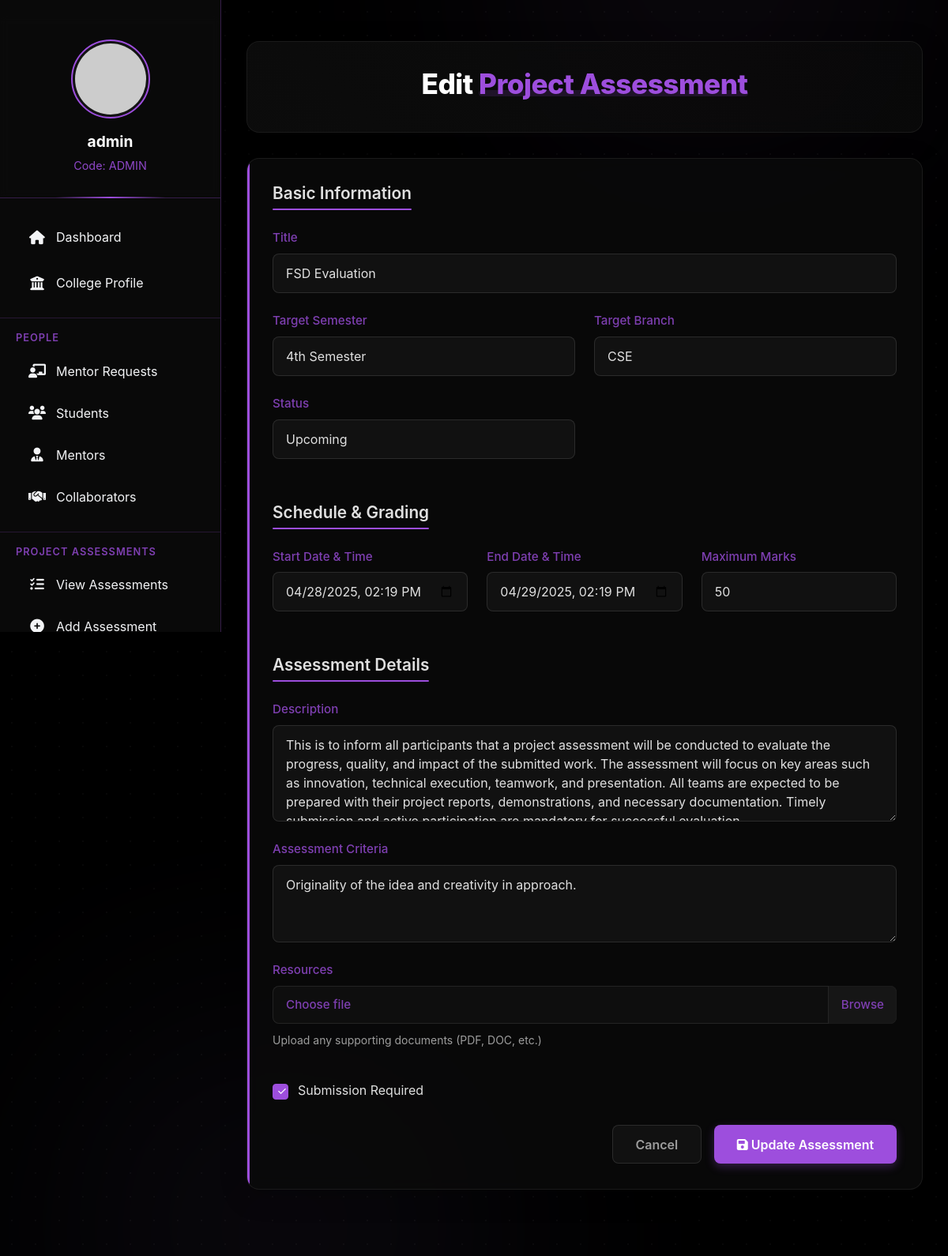
The app's page /college/project-assessments/edit/1/ (signed in), older data.
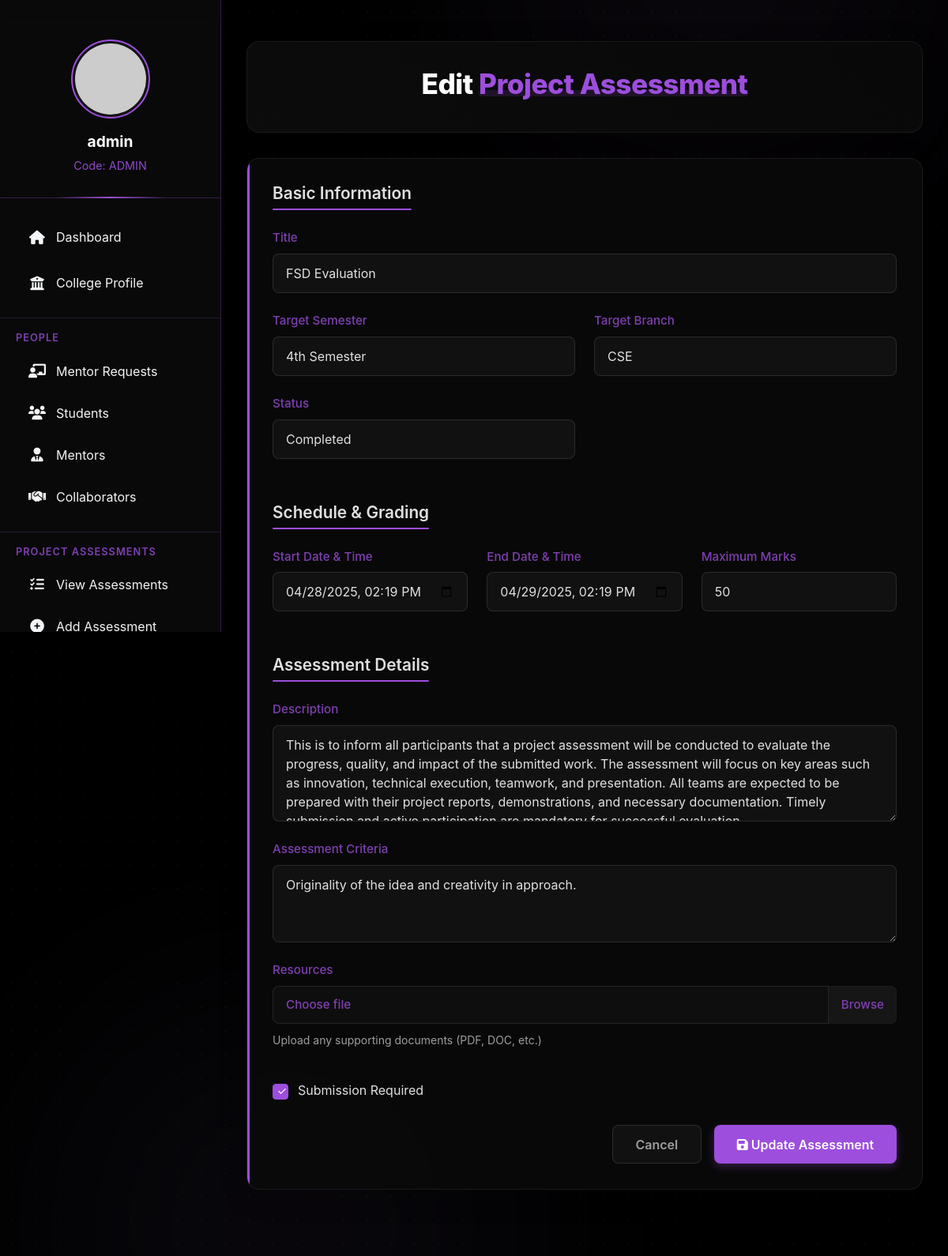
The same page, newer data.
### college/models.py (models this page shows, shortened)
class ProjectAssessment(models.Model):
    STATUS_CHOICES = [
        ('upcoming', 'Upcoming'),
        ('ongoing', 'Ongoing'),
        ('completed', 'Completed'),
        ('cancelled', 'Cancelled')
    ]
    SEMESTER_CHOICES = [
        (1, '1st Semester'),
        (2, '2nd Semester'),
        (3, '3rd Semester'),
        (4, '4th Semester'),
        (5, '5th Semester'),
        (6, '6th Semester'),
        (7, '7th Semester'),
        (8, '8th Semester'),
    ]
    college = models.ForeignKey(CollegeProfile, on_delete=models.CASCADE, related_name='project_assessments')
    title = models.CharField(max_length=200)
    description = models.TextField()
    target_semester = models.IntegerField(choices=SEMESTER_CHOICES)
    target_branch = models.CharField(max_length=50)
    start_date = models.DateTimeField()
    end_date = models.DateTimeField()
    status = models.CharField(max_length=20, choices=STATUS_CHOICES, default='upcoming')
    max_marks = models.IntegerField(null=True, blank=True)
    assessment_criteria = models.TextField(null=True, blank=True)
    resources = models.FileField(upload_to='project_assessment_resources/', null=True, blank=True)
    submission_required = models.BooleanField(default=True)
    created_at = models.DateTimeField(auto_now_add=True)
    updated_at = models.DateTimeField(auto_now=True)
    class Meta:
        ordering = ['-created_at']

### college/views.py (the view, shortened to what this page needs)
# urls.py: path('project-assessments/edit/<int:assessment_id>/', views.edit_project_assessment, name='edit_project_assessment'),
@login_required
def edit_project_assessment(request, assessment_id):
    college = request.user.collegeprofile
    assessment = get_object_or_404(ProjectAssessment, id=assessment_id, college=college)
    context = {
        'assessment': assessment,
        'status_choices': ProjectAssessment.STATUS_CHOICES,
        'semester_choices': ProjectAssessment.SEMESTER_CHOICES,
        'profile': college
    }
    return render(request, 'college/edit_project_assessment.html', context)

### college/templates/college/edit_project_assessment.html (shortened to what the changed rows need)
{% extends 'college/base.html' %}
{% load static %}
{% block content %}
<div class="content-wrapper">
    <div class="container-fluid">
        <div class="header-section">
            <h1>Edit <span>Project Assessment</span></h1>
        </div>
        <div class="form-container">
            <form method="POST" enctype="multipart/form-data">
                <div class="form-section">
                    <div class="row">
                        <div class="col-md-12">
                            <div class="form-group">
                                <label for="title">Title</label>
                                <input type="text" name="title" id="title" required value="{{ assessment.title }}" class="form-control">
                            </div>
                        </div>
                        <div class="col-md-6">
                            <div class="form-group">
                                <label for="target_semester">Target Semester</label>
                                <select name="target_semester" id="target_semester" required class="form-control">
                                    {% for sem_value, sem_label in semester_choices %}
                                    <option value="{{ sem_value }}" {% if assessment.target_semester == sem_value %}selected{% endif %}>
                                        {{ sem_label }}
                                    </option>
                                    {% endfor %}
                                </select>
                            </div>
                        </div>
                        <div class="col-md-6">
                            <div class="form-group">
                                <label for="target_branch">Target Branch</label>
                                <input type="text" name="target_branch" id="target_branch" required value="{{ assessment.target_branch }}"
                                    class="form-control" placeholder="e.g., CSE, ECE, ME">
                            </div>
                        </div>
                        <div class="col-md-6">
                            <div class="form-group">
                                <label for="status">Status</label>
                                <select name="status" id="status" required class="form-control">
                                    {% for status_value, status_label in status_choices %}
                                    <option value="{{ status_value }}" {% if assessment.status == status_value %}selected{% endif %}>
                                        {{ status_label }}
                                    </option>
                                    {% endfor %}
                                </select>
                            </div>
                        </div>
                    </div>
                </div>
                <div class="form-section">
                    <div class="row">
                        <div class="col-md-4">
                            <div class="form-group">
                                <label for="start_date">Start Date & Time</label>
                                <input type="datetime-local" name="start_date" id="start_date" required
                                    value="{{ assessment.start_date|date:'Y-m-d\TH:i' }}" class="form-control">
                            </div>
                        </div>
                        <div class="col-md-4">
                            <div class="form-group">
                                <label for="end_date">End Date & Time</label>
                                <input type="datetime-local" name="end_date" id="end_date" required
                                    value="{{ assessment.end_date|date:'Y-m-d\TH:i' }}" class="form-control">
                            </div>
                        </div>
                        <div class="col-md-4">
                            <div class="form-group">
                                <label for="max_marks">Maximum Marks</label>
                                <input type="number" name="max_marks" id="max_marks" value="{{ assessment.max_marks }}" class="form-control">
                            </div>
                        </div>
                    </div>
                </div>
                <div class="form-section">
                    <div class="row">
                        <div class="col-12">
                            <div class="form-group">
                                <label for="description">Description</label>
                                <textarea name="description" id="description" rows="4" required class="form-control">{{ assessment.description }}</textarea>
                            </div>
                        </div>
                        <div class="col-12">
                            <div class="form-group">
                                <label for="assessment_criteria">Assessment Criteria</label>
                                <textarea name="assessment_criteria" id="assessment_criteria" rows="3" class="form-control">{{ assessment.assessment_criteria }}</textarea>
                            </div>
                        </div>
                    </div>
                </div>
            </form>
        </div>
    </div>
</div>
{% endblock %}

Row changes from the older to the newer data that the page shows:
changed ProjectAssessment "FSD Evaluation": status "Upcoming" → "Completed"
